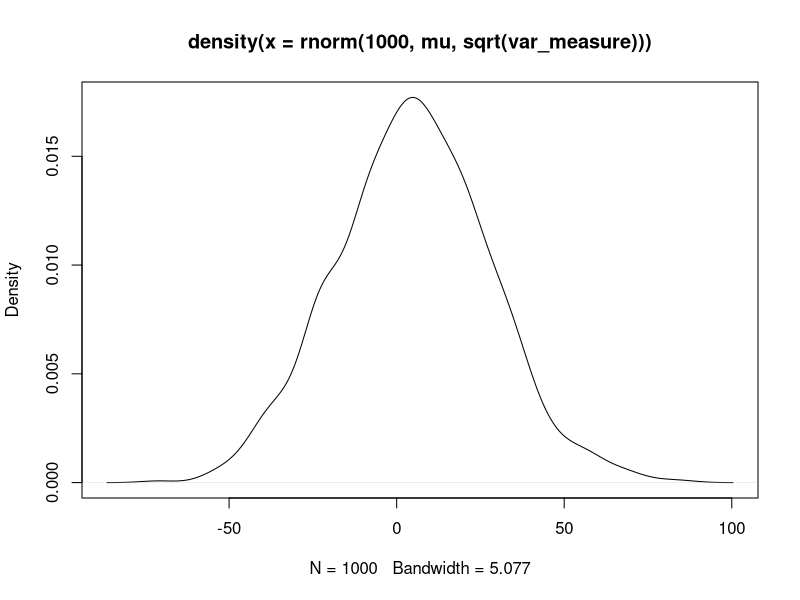
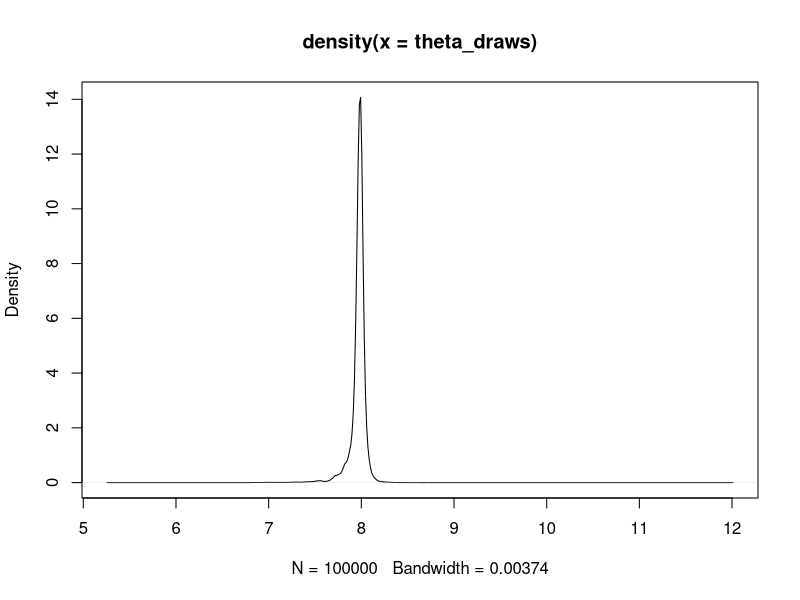

Reproduce these figures in R, in order.
y = c(33,24,48,32,55,74,23,76, 17)
var_measure = var(y)
mu = 3.5
plot(density(rnorm(1000,mu,sqrt(var_measure))))

n = 9
tau_sq = sum((log(y)-mu)^2)/n

X_draws = c()
theta_draws = c()
print("start loop")
for (tmp in 1:1E5)
{

  X = rchisq(1,n-1)
  X_draws = c(X_draws,X)
  
  sigma_sq = (n-1)*tau_sq / X
  theta_draw = rnorm(1,mean(X_draws),sigma_sq/n)
  theta_draws = c(theta_draws,theta_draw)
  }
print("end loop")



plot(density(theta_draws))

#salary_draws = rnorm(1E5,mu,sqrt(8))
#hist(exp(salary_draws))
#mean(salary_draws)
